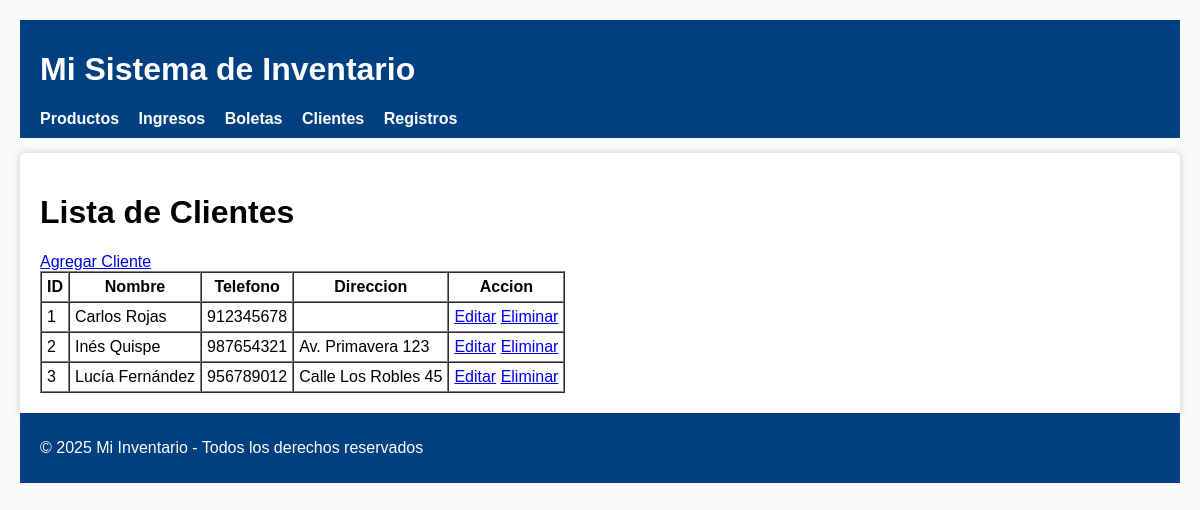
Screenshot of /?controller=cliente&action=index with the database file from the repository.
### tables this page shows
CREATE TABLE clientes (
    id INT AUTO_INCREMENT PRIMARY KEY,
    nombre VARCHAR(100) NOT NULL,
    telefono VARCHAR(20),
    direccion TEXT
);

### controllers/ClienteController.php (called while the page is built, shortened)
<?php
require_once BASE_PATH . '\models\Cliente.php';
class ClienteController
{
    private $cliente;
    public function __construct()
    {
        $database = new Database();
        $this->db = $database->conectar();
        $this->cliente = new Cliente($this->db);
    }
    public function index()
    {
        $clientes = $this->cliente->getAll();
        require BASE_PATH . '\views\clientes\index.php';
        require BASE_PATH . '\views\layout.php';
    }
}

### config/database.php (called while the page is built, shortened)
<?php
class Database
{
    private $host = "localhost";
    private $db_name = "inventario_app";
    private $username = "root";
    private $password = "";
    public function conectar()
    {
        $this->conn = null;
        try {
            $this->conn = new PDO("mysql:host={$this->host};dbname={$this->db_name};charset=utf8mb4", $this->username, $this->password);
            $this->conn->setAttribute(PDO::ATTR_ERRMODE, PDO::ERRMODE_EXCEPTION);
        } catch (PDOException $exception) {
            echo "Error de conexión: " . $exception->getMessage();
        }
        return $this->conn;
    }
}

### models/Cliente.php (called while the page is built, shortened)
<?php
require_once 'BaseModel.php';
class Cliente extends BaseModel
{
    private $tabla = "clientes";
    public function getAll()
    {
        $query = "SELECT * FROM " . $this->tabla . " ORDER BY nombre ASC";
        return $this->fetchAllQuery($query);
    }
}

### models/BaseModel.php (called while the page is built, shortened)
<?php class BaseModel
{
    public $db;
    public function __construct($db)
    {
        $this->db = $db;
    }
    protected function fetchAllQuery(string $sql, array $params = []): array
    {
        $stmt = $this->db->prepare($sql);
        $stmt->execute($params);
        return $stmt->fetchAll(PDO::FETCH_ASSOC);
    }
}

### views/clientes/index.php (the view, shortened to what this page needs)
<h1>Lista de Clientes</h1>
<a href='?controller=cliente&action=create'>Agregar Cliente</a>
<table border='1' cellpadding='5' cellspacing='0'>
    <tr>
        <th>ID</th>
        <th>Nombre</th>
        <th>Telefono</th>
        <th>Direccion</th>
        <th>Accion</th>
    </tr>
    <?php
    $c=1;
    foreach ($clientes as $cli): ?>
        <tr>
            <td><?= htmlspecialchars($c++) ?></td>
            <td><?= htmlspecialchars($cli['nombre']) ?></td>
            <td><?= htmlspecialchars($cli['telefono']) ?></td>
            <td><?= htmlspecialchars($cli['direccion']) ?></td>
            <td> <a href="?controller=cliente&action=edit&id=<?= $cli['id'] ?>">Editar</a>
                <a href="?controller=cliente&action=delete&id=<?= $cli['id'] ?>" onclick="return confirm('¿Estás seguro de que deseas eliminar este cliente?');"> Eliminar </a>
            </td>
        </tr>
    <?php endforeach; ?>
</table>

### views/layout.php (style rules this page uses)
body { font-family: Arial, sans-serif; margin: 20px; background-color: #f9f9f9; }

### rows the page displays
clientes: nombre "Carlos Rojas", telefono "912345678"
clientes: nombre "Inés Quispe", telefono "987654321", direccion "Av. Primavera 123"
clientes: nombre "Lucía Fernández", telefono "956789012", direccion "Calle Los Robles 45"
